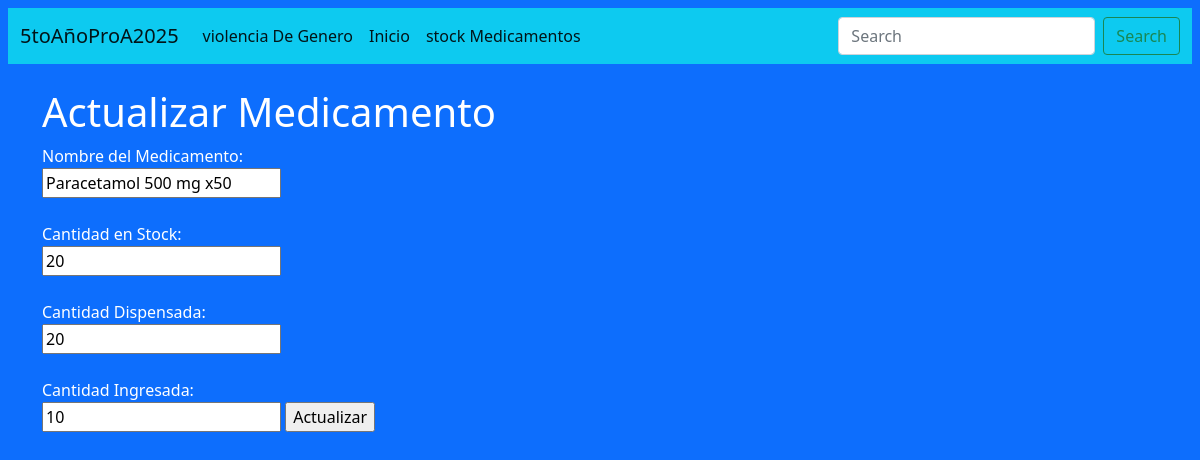
Screenshot of /medicamentos/update/2 with the database file from the repository.
### medicamentos/models.py (models this page shows)
class Medicamentos(models.Model):
  id = models.AutoField(primary_key=True)
  nombreMedicamento = models.CharField(max_length=255)
  cantidadStock = models.IntegerField(max_length=255)
  cantDispensada= models.IntegerField(max_length=255)
  cantIngresada=models.IntegerField(max_length=255)

### medicamentos/views.py (the view)
# urls.py: path('update/<int:id>', views.update, name='update'),
def update(request, id):
  mymember = Medicamentos.objects.get(id=id)
  template = loader.get_template('update.html')
  context = {  'mymember': mymember,  }
  return HttpResponse(template.render(context, request))

### medicamentos/templates/update.html (shortened to what this page needs)
{% extends 'base.html' %}
{% block contenido %}
<h1>Actualizar Medicamento</h1>
<form action="updaterecord/{{ mymember.id }}" method="post">
    Nombre del Medicamento:<br>
    <input name="nombreMedicamento" value="{{ mymember.nombreMedicamento }}">
    <br><br>
    Cantidad en Stock:<br>
    <input name="cantidadStock" value="{{ mymember.cantidadStock }}">
    <br><br>
    Cantidad Dispensada:<br>
    <input name="cantDispensada" value="{{ mymember.cantDispensada }}">
    <br><br>
    Cantidad Ingresada:<br>
    <input name="cantIngresada"  value="{{ mymember.cantIngresada }}">
    <input type="submit" value="Actualizar">
</form>
{% endblock contenido %}

### rows the page displays
Medicamentos: nombreMedicamento "Paracetamol 500 mg x50", cantidadStock "20", cantDispensada "20", cantIngresada "10"
